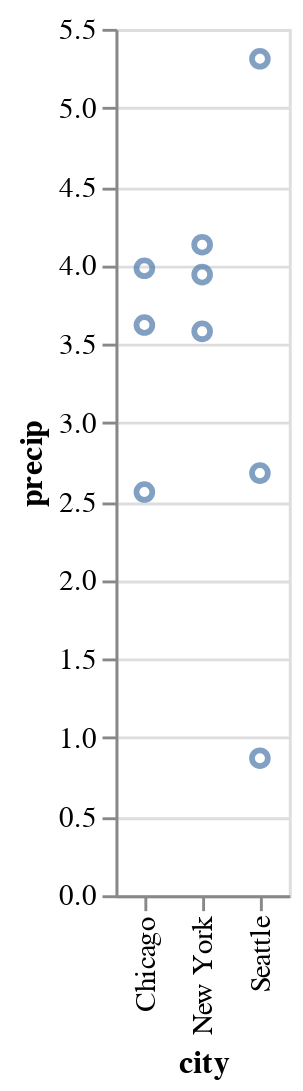

Notebook code for this chart:
### Markdown cell above
Here the rendering consists of one point per row in the dataset, all plotted on top of each other, since we have not yet specified positions for these points.

To visually separate the points, we can map various *encoding channels*, or *channels* for short, to fields in the dataset. For example, we could *encode* the field `city` of the data using the `y` channel, which represents the y-axis position of the points. To specify this, use the `encode` method:

### Code cell
alt.Chart(df).mark_point().encode(
  x='city',
  y='precip'  
)

### Figure 1 — Vega-Lite specification as saved in the notebook (floating-point values rounded to 4 significant figures)
{"config": {"view": {"continuousWidth": 400, "continuousHeight": 300}}, "data": {"name": "data-fdfbb22e8e0e89f6556d8a3b434b0c97"}, "mark": "point", "encoding": {"x": {"field": "city", "type": "nominal"}, "y": {"field": "precip", "type": "quantitative"}}, "$schema": "https://vega.github.io/schema/vega-lite/v4.17.0.json", "datasets": {"data-fdfbb22e8e0e89f6556d8a3b434b0c97": [{"city": "Seattle", "month": "Apr", "precip": 2.68}, {"city": "Seattle", "month": "Aug", "precip": 0.87}, {"city": "Seattle", "month": "Dec", "precip": 5.31}, {"city": "New York", "month": "Apr", "precip": 3.94}, {"city": "New York", "month": "Aug", "precip": 4.13}, {"city": "New York", "month": "Dec", "precip": 3.58}, {"city": "Chicago", "month": "Apr", "precip": 3.62}, {"city": "Chicago", "month": "Aug", "precip": 3.98}, {"city": "Chicago", "month": "Dec", "precip": 2.56}]}}
